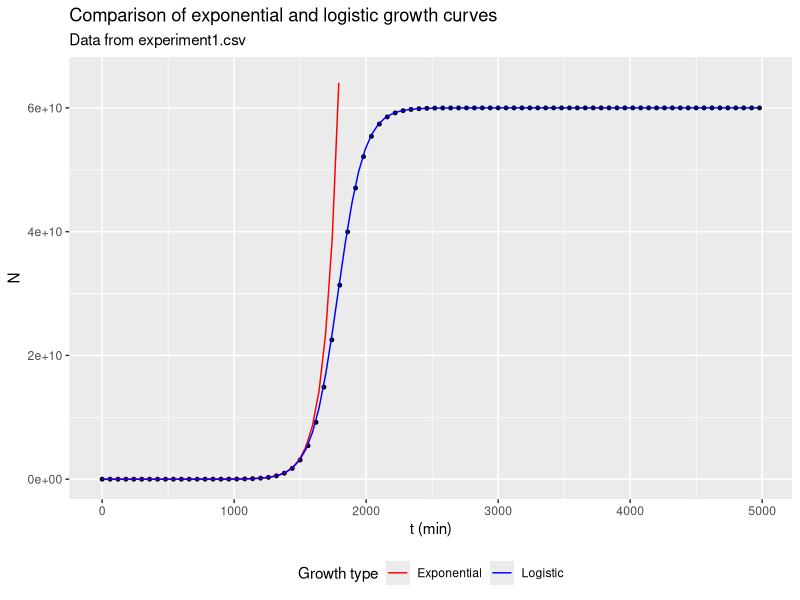
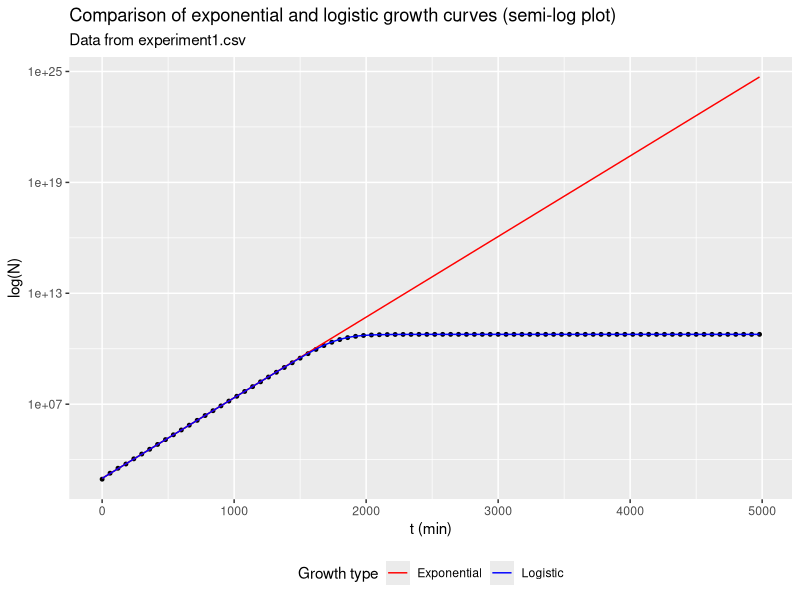

Here is the R script that generated these plots, in order:
##script to compare exponential and logistic growth

#load package and data
library(ggplot2)
growth_data <- read.csv("experiment1.csv")

#function assuming logistical growth
logistic_fun <- function(t) {
  
  N <- (N0*K*exp(r*t))/(K-N0+N0*exp(r*t))
  
  return(N)
  
}

#function assuming exponential growth
exp_fun <- function(t) {
  N <- N0*exp(r*t)
}

#estimated values to input into the function 
#initial population size
N0 <- 975.5 
#rate of growth
r <- 1.004e-02 
#carrying capacity 
K <- 6.000e+10 

#QUESTION 2
#find N at t=4980min using exponential and logistic curves
N_at_4980_exp <- exp_fun(4980)
N_at_4980_logistic <- logistic_fun(4980)

N_at_4980_exp
N_at_4980_logistic

#QUESTION 3
#plot logistic and exponential function
plot1 <- ggplot(aes(t,N), data = growth_data) +
  geom_point(size = 1) +
  geom_function(fun = exp_fun, aes(colour = "Exponential")) +
  geom_function(fun = logistic_fun, aes(colour = "Logistic")) +
  scale_y_continuous(limits = c(0, 6.5*10^10)) +
  labs(title = "Comparison of exponential and logistic growth curves", 
       subtitle = "Data from experiment1.csv", 
       x = "t (min)", 
       y = "N") +
  scale_colour_manual(values = c("Logistic" = "blue", "Exponential" = "red"), 
                      name = "Growth type") +
  theme(legend.position = "bottom", legend.justification = "centre")

plot1

#plot logistic and exponential functions on semi-log plot
plot2 <- ggplot(aes(t,N), data = growth_data) +
  geom_point(size = 1) +
  geom_function(fun = exp_fun, aes(colour = "Exponential")) +
  geom_function(fun = logistic_fun, aes(colour = "Logistic")) +
  scale_y_log10() +
  labs(title = "Comparison of exponential and logistic growth curves (semi-log plot)", 
       subtitle = "Data from experiment1.csv", 
       x = "t (min)", 
       y = "log(N)") +
  scale_colour_manual(values = c("Logistic" = "blue", "Exponential" = "red"), 
                      name = "Growth type") +
  theme(legend.position = "bottom", legend.justification = "centre")
plot2

